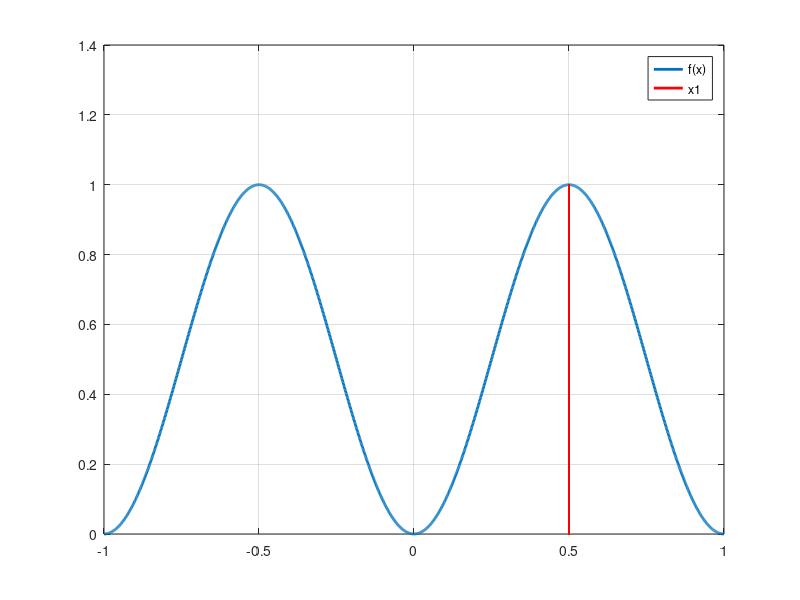

MATLAB code to generate this figure:
%MENENTUKAN PROBABILITAS ELEKTRON
clear; clc;

%load file data
load psi.dat; %memanggil file psi.dat

x = psi(:,1); %nilai x
psii = psi(:,2); %psi(x)
f = psi(:,3); %psi^2(x)
%plot psi^2
plot(x,f, 'linewidth', 2);
hold on
plot(0.5,f, 'r', 'linewidth', 2)
hold off
grid on
legend('f(x)', 'x1');
%banyaknya nilai x
nx = length(x); %banyak cacahan x
%set nilai x1
x1 = 0.5;
%kondisi awal
xa = min(x);
h = abs(x(2)-x(1))/2;
dx = abs(x(2)-x(1));
%inisiasi untuk perhitungan luas trapesium yg terbentuk
P1 = 0; %peluang P(-1<=x<=x1)
P2 = 0; %peluang P(x1<x<=1)

for i = 1:nx-2
    if (xa<=x1)
        P1 = P1+((f(i)+4*f(((i+1)))+f(i+2)));
        xa = xa+dx;
    else
        P2 = P2+((f(i)+4*f((i+1))+f(i+2)));
        xa = xa+dx;
    end
end
P1 = P1*h/3;
P2 = P2*h/3;
P_total = P1+P2;
error = abs(1-P_total);

fprintf('P(-1<=x<=x1)= %.10f \n', P1);
fprintf('P(x1<=x<=1)= %.10f \n', P2);
fprintf('Probabilitas Total= %.10f\n', P_total);
fprintf('Error = %.10f \n', error);